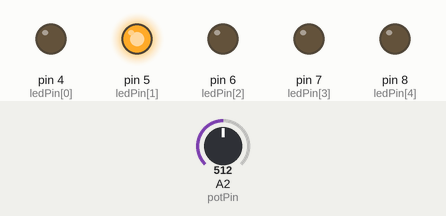
This sketch was run on a simulated Arduino Uno, built with avr-gcc and run on an emulated ATmega328P. On the bench: output pins drawn as LEDs (lit = HIGH). Dashed ring = blinking. The test bench sets the inputs (shaded band); at power-on: A2 (potPin) = 512.

Above: at 1.2 s.
1.3 s: A2 (potPin) set to 0
At 1.82 s:
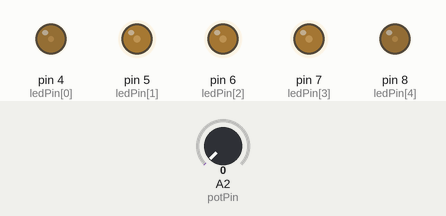
4.3 s: A2 (potPin) set to 306
At 4.47 s:
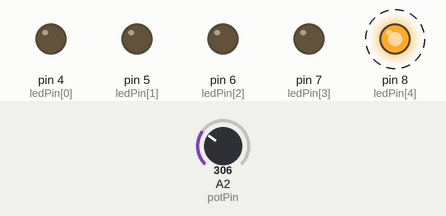
7.3 s: A2 (potPin) set to 0
10.3 s: A2 (potPin) set to 511
At 13.2 s:
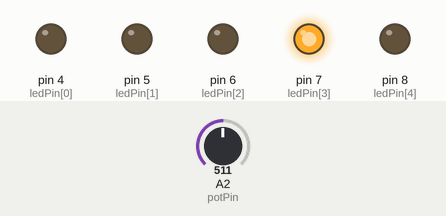
13.3 s: A2 (potPin) set to 716
At 14.1 s:
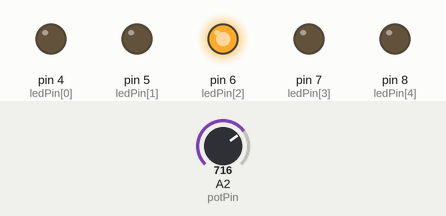
15.0 s: A2 (potPin) set to 753
Timing chart, 0 to 17.5 s (numbered marks = the images above; inputs shaded):
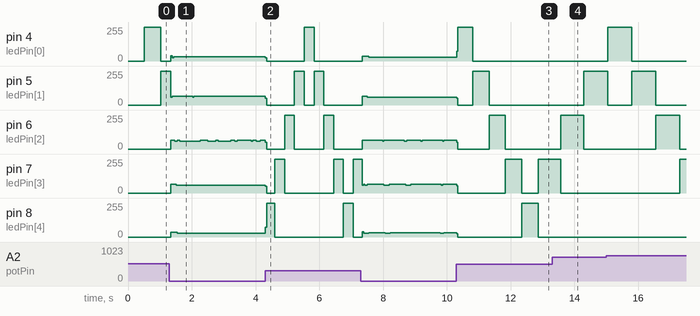

The sketch:

ba_chap3_proj6.ino
```cpp
byte ledPin[] = {4, 5, 6, 7, 8,};    // Create array for LED pins
int ledDelay; // delay between changes
int direction = 1;
int currentLED = 0;
unsigned long changeTime;
int potPin = 2;    // select the input pin for the potentiometer

void setup() {
for (int x=0; x<5; x++) {   // set all pins to output
                pinMode(ledPin[x], OUTPUT); }
        changeTime = millis();
}

void loop() {
ledDelay = analogRead(potPin); // read the value from the pot
        if ((millis() - changeTime) > ledDelay) {      // if it has been ledDelay ms since last change
                changeLED();
                changeTime = millis();
        }
}

void changeLED() {
        for (int x=0; x<5; x++) { // turn off all LED's
                digitalWrite(ledPin[x], LOW);
        }
        digitalWrite(ledPin[currentLED], HIGH); // turn on the current LED
        currentLED += direction; // increment by the direction value
        // change direction if we reach the end
        if (currentLED == 4) {direction = -1;}
        if (currentLED == 0) {direction = 1;}
}
```

Measured:
- after the input at 1.3 s, pin 4 (ledPin[0]): 0/255 → 32/255 after 0.05 s
- after the input at 4.3 s, pin 7 (ledPin[3]): goes 0/255 0.30 s, 255/255 0.31 s, 0/255 1.5 s, 255/255 0.31 s, 0/255 0.31 s, then 255/255, starting at once; pin 8 (ledPin[4]): alternates 255/255 for 0.30 s and 0/255 for 2.1 s, starting at once
- after the input at 10.3 s, pin 4 (ledPin[0]): 28/255 → 255/255 at once, → 0/255 0.50 s later; pin 5 (ledPin[1]): 60/255 → 0/255 at once, → 255/255 0.50 s later, → 0/255 0.51 s later
- after the input at 13.3 s, pin 4 (ledPin[0]): stays 0/255 (without the input it goes to 255/255 after 1.1 s)
